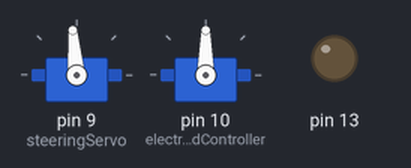
Bench run of a sketch on a simulated Arduino Uno, built with avr-gcc and run on an emulated ATmega328P. Shown: 2 × servo, output pins drawn as LEDs (lit = HIGH).

Above: at 0.1 s.
At 1.1 s:
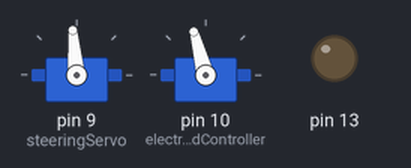
Timing chart, 0 to 2.6 s (numbered marks = the images above):
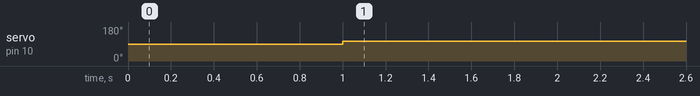

The sketch:

jetsoncar.ino
```cpp
#include <Servo.h>

Servo steeringServo;
Servo electronicSpeedController ;  // The ESC on the TRAXXAS works like a Servo


// Arduino 'map' funtion for floating point
double fmap (double toMap, double in_min, double in_max, double out_min, double out_max) {
  return (toMap - in_min) * (out_max - out_min) / (in_max - in_min) + out_min;
}


void setup(){
  pinMode(13, OUTPUT);

  steeringServo.attach(9); // Steering servo is attached to pin 9
  electronicSpeedController.attach(10); // ESC is on pin 11
  steeringServo.write(95) ;
  electronicSpeedController.write(90) ;
  delay(1000) ;

}

void loop(){
   electronicSpeedController.write(105);
  delay(10);
}
```

Measured:
- by itself, servo on pin 10 (electronicSpeedController): 90° → 105° at 1.0 s
